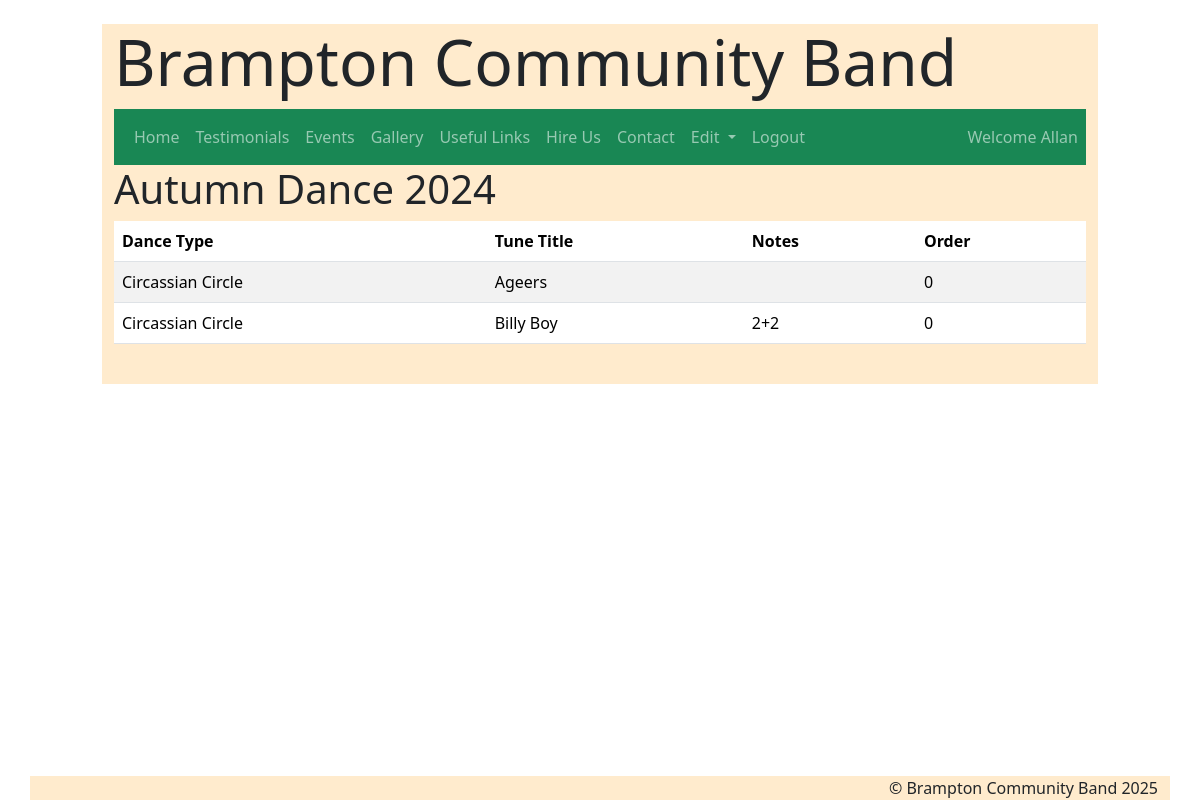
The page /view_set/2 (signed in) on the database its author committed.
### pages/models.py (models this page shows, shortened)
class CustomUser(AbstractUser):
    moderator = models.BooleanField(max_length=5, null=True, blank=True, default=False)

class Set(models.Model):
    setTitle = models.CharField(max_length=50, null=True, blank=True, unique=True)
    venue = models.CharField(max_length=100, blank=True, null=True)
    setDate = models.DateField(default=timezone.now)
    class Meta:
        ordering = ['-setDate']
    def __str__(self):
        return str(self.setTitle)

class SetList(models.Model):
    set = models.ForeignKey(Set, on_delete=models.CASCADE)
    song = models.ForeignKey(Songs, on_delete=models.CASCADE)
    dance = models.ForeignKey(Dances, on_delete=models.CASCADE)
    notes = models.TextField(blank=True)
    order = models.IntegerField(default=0)
    class Meta:
        ordering = ['order']

class Dances(models.Model):
    danceName = models.CharField(max_length=50, null=True, blank=True, unique=True)

class Songs(models.Model):
    TUNETYPE = (
        ('N/A', 'N/A'),
        ('Jig', 'Jig'),
        ('Reel', 'Reel'),
        ('Polka', 'Polka'),
        ('Listening Tune', 'Listening_Tune')
    )
    SET = (
        ('0', 'No'),
        ('1', 'Yes')
    )
    MOD = (
        ('No', 'No'),
        ('Yes', 'Yes')
    )
    title = models.CharField(max_length=50, null=True, blank=True, unique=True)
    description = models.TextField(blank=True)
    tune_type = models.CharField(max_length=25, choices=TUNETYPE)
    is_set = models.CharField(max_length=5, choices=SET, default=False, blank=True, null=True)
    file = models.FileField(upload_to="songs/")
    moderated = models.CharField(max_length=5, choices=MOD, default=False, blank=True, null=True)
    class Meta:
        ordering = ['id']
    def __str__(self):
        return str(self.title)

### pages/views.py (the view)
# urls.py: path('view_set/<int:id>', views.view_set, name='view_set'),
def view_set(request, id):
    if request.user.is_authenticated:
        items = SetList.objects.filter(set_id=id)
        title = Set.objects.get(id=id)
        return render(request, 'view_set.html', {'items':items, 'title':title})
    else:
        messages.success(request, "Please log to access this page")
        return render(request, 'login.html')

### pages/templates/view_set.html
{% extends "base.html" %}
{% block content %}
{% load static %}
{% block page_title %}
<div class="row"><h2 class="display-6">{{ title }}</h2></div>
{% endblock page_title%}
<div class="table-responsive">
<table class="table table-striped">
    <thead>
        <th scope="col">Dance Type</th>
        <th scope="col">Tune Title</th>
        <th scope="col">Notes</th>
        <th scope="col">Order</th>
    </thead>
    <tbody>
        {% for item in items %}
                <tr>
                    <td scope="row">{{ item.dance.danceName }}</td>
                    <td scope="row">{{ item.song }}</td>
                    <td scope="row">{{ item.notes }}</td>
                    <td scope="row">{{ item.order }}</td>
                </tr>
        {% endfor %}
    </tbody>
</table>
<br>
</div>
{% endblock content %}

### pages/templates/navbar.html (shortened to what this page needs)
      <nav class="navbar navbar-expand-lg navbar-dark bg-success">
        <div class="container">
          <div class="collapse navbar-collapse" id="navbarNavDarkDropdown">
            <ul class="navbar-nav">
                <li class="nav-item">
                <a class="nav-link" href="{% url 'index' %}">Home</a>
                </li>
                <li class="nav-item">
                <a class="nav-link" href="{% url 'testimonials' %}">Testimonials</a>
                </li>
                <li class="nav-item">
                <a class="nav-link" href="{% url 'news' %}">Events</a>
                </li>
                <li class="nav-item">
                <a class="nav-link" href="{% url 'gallery' %}">Gallery</a>
                </li>
                <li class="nav-item">
                    <a class="nav-link" href="{% url 'links' %}">Useful Links</a>
                </li>
                <li class="nav-item">
                <a class="nav-link" href="{% url 'hire_us' %}">Hire Us</a>
                </li>
                <li class="nav-item">
                  <a class="nav-link" href="{% url 'contact' %}">Contact</a>
              </li>
                  {% if user.is_authenticated %}
                  <li class="nav-item dropdown">
                    <a class="nav-link dropdown-toggle" href="#" id="navbarDarkDropdownMenuLink" role="button" data-bs-toggle="dropdown" aria-expanded="false">
                      Edit
                    </a>
                  </li>
              <li class="nav-item">
                  <a class="nav-link" href="{% url 'logoutBCB' %}">Logout</a>
              </li>
              <li class="nav-item right">
                <a class="nav-link" href="#">Welcome {{user.first_name}}</a>
              </li>
              {% else %}
              <li class="nav-item">
                  <a class="nav-link" href="{% url 'loginBCB' %}">Login</a>
              </li>
               {% endif %}
            </ul>
          </div>
        </div>
      </nav>

### pages/static/style.css (style rules this page uses)
body { background-image: url('Instruments.png'); opacity:1; background-blend-mode: normal; background-size: cover; min-height: 100vh; }
.container-fluid { max-width: 85%; max-height: 95%; }
.right { position: absolute; right: 0; text-align: right; }

### rows shown on the page
CustomUser: first_name "Allan"
Set: setTitle "Autumn Dance 2024"
SetList: dance.danceName "Circassian Circle", song "Ageers", order "0"
SetList: dance.danceName "Circassian Circle", song "Billy Boy", notes "2+2", order "0"
